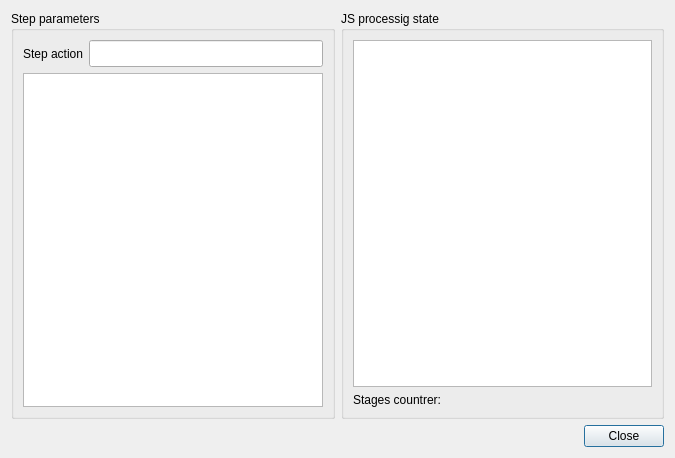
<?xml version="1.0" encoding="UTF-8"?>
<ui version="4.0">
 <class>StrategyStepDialog</class>
 <widget class="QDialog" name="StrategyStepDialog">
  <property name="geometry">
   <rect>
    <x>0</x>
    <y>0</y>
    <width>675</width>
    <height>458</height>
   </rect>
  </property>
  <property name="windowTitle">
   <string>Strategy step dialog</string>
  </property>
  <layout class="QGridLayout" name="gridLayout">
   <item row="0" column="0">
    <widget class="QGroupBox" name="poolBox">
     <property name="title">
      <string>Step parameters</string>
     </property>
     <layout class="QGridLayout" name="gridLayout_2">
      <item row="1" column="0" colspan="2">
       <widget class="QTableWidget" name="stepParamsTable"/>
      </item>
      <item row="0" column="0">
       <widget class="QLabel" name="label">
        <property name="text">
         <string>Step action</string>
        </property>
       </widget>
      </item>
      <item row="0" column="1">
       <widget class="QLineEdit" name="actionLineEdit">
        <property name="font">
         <font>
          <pointsize>12</pointsize>
          <weight>50</weight>
          <italic>false</italic>
          <bold>false</bold>
         </font>
        </property>
        <property name="text">
         <string/>
        </property>
        <property name="readOnly">
         <bool>true</bool>
        </property>
       </widget>
      </item>
     </layout>
    </widget>
   </item>
   <item row="1" column="0" colspan="2">
    <widget class="QDialogButtonBox" name="buttonBox">
     <property name="orientation">
      <enum>Qt::Horizontal</enum>
     </property>
     <property name="standardButtons">
      <set>QDialogButtonBox::Close</set>
     </property>
    </widget>
   </item>
   <item row="0" column="1">
    <widget class="QGroupBox" name="paramsBox">
     <property name="title">
      <string>JS processig state</string>
     </property>
     <layout class="QGridLayout" name="gridLayout_3">
      <item row="0" column="0" colspan="2">
       <widget class="QTableWidget" name="jsProcessingTable">
        <property name="sizePolicy">
         <sizepolicy hsizetype="Expanding" vsizetype="Expanding">
          <horstretch>1</horstretch>
          <verstretch>0</verstretch>
         </sizepolicy>
        </property>
        <attribute name="verticalHeaderVisible">
         <bool>false</bool>
        </attribute>
       </widget>
      </item>
      <item row="1" column="0" colspan="2">
       <widget class="QLabel" name="stageLabel">
        <property name="text">
         <string>Stages countrer:</string>
        </property>
       </widget>
      </item>
     </layout>
    </widget>
   </item>
  </layout>
 </widget>
 <resources/>
 <connections>
  <connection>
   <sender>buttonBox</sender>
   <signal>accepted()</signal>
   <receiver>StrategyStepDialog</receiver>
   <slot>accept()</slot>
   <hints>
    <hint type="sourcelabel">
     <x>248</x>
     <y>254</y>
    </hint>
    <hint type="destinationlabel">
     <x>157</x>
     <y>274</y>
    </hint>
   </hints>
  </connection>
  <connection>
   <sender>buttonBox</sender>
   <signal>rejected()</signal>
   <receiver>StrategyStepDialog</receiver>
   <slot>reject()</slot>
   <hints>
    <hint type="sourcelabel">
     <x>316</x>
     <y>260</y>
    </hint>
    <hint type="destinationlabel">
     <x>286</x>
     <y>274</y>
    </hint>
   </hints>
  </connection>
 </connections>
</ui>
